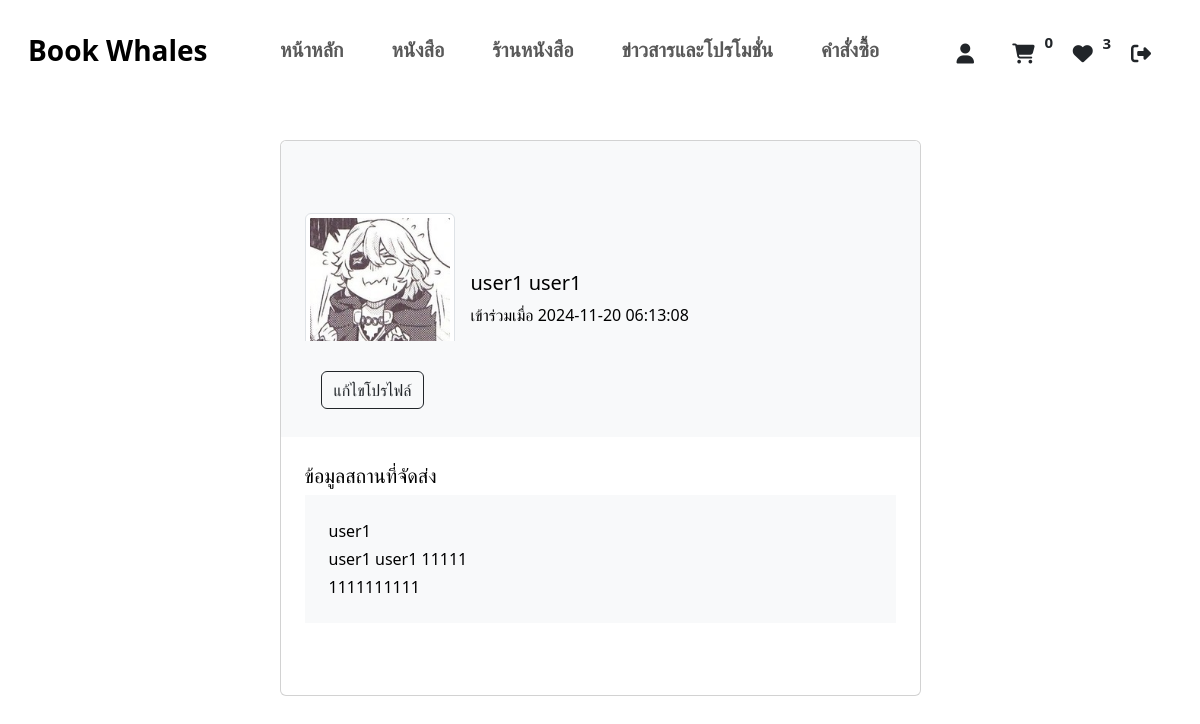
/buyer/userprofile.php (signed in), run on the app's committed database.
### tables this page shows
CREATE TABLE `users` (
  `users_id` int(100) NOT NULL,
  `users_firstname` varchar(50) NOT NULL,
  `users_lastname` varchar(50) NOT NULL,
  `users_email` varchar(50) NOT NULL,
  `users_password` varchar(50) NOT NULL,
  `users_img` varchar(255) NOT NULL,
  `users_province` varchar(30) NOT NULL,
  `users_district` varchar(30) NOT NULL,
  `users_zip` varchar(10) NOT NULL,
  `users_address` varchar(255) NOT NULL,
  `users_mobile` varchar(20) NOT NULL,
  `users_role` varchar(1) NOT NULL,
  `users_created` timestamp NOT NULL DEFAULT current_timestamp() ON UPDATE current_timestamp(),
  `users_permit` int(1) NOT NULL
);

### buyer/userprofile.php (the view, shortened to what this page needs)
<?php
require("dbconnect.php");
$user = $_SESSION["user"];
if (isset($_SESSION['qty'])) {
    $meQty = 0;
    foreach ($_SESSION['qty'] as $meItem) {
        $meQty = $meQty + $meItem;
    }
} else {
    $meQty = 0;
}
?>
<!DOCTYPE html>
<html>
<head>
    <link href="../assets/bootstrap-5.3.0-alpha3-dist/css/bootstrap.css" rel="stylesheet">
    <link href="../assets/fontawesome/css/fontawesome.css" rel="stylesheet">
    <link href="../assets/fontawesome/css/brands.css" rel="stylesheet">
    <link href="../assets/fontawesome/css/solid.css" rel="stylesheet">
</head>
<body>
    <nav class="navbar navbar-expand-sm bg-white mx-3 mt-3">
        <div class="container-fluid">
            <a class="navbar-brand fw-bold fs-3 mb-2" href="#">Book Whales</a>
            <div class="collapse navbar-collapse" id="navbarSupportedContent">
                <ul class="navbar-nav me-auto ms-auto mb-2 mb-lg-0">
                    <li class="nav-item mx-3">
                        <a class="nav-link" href="buyer_index.php">
                            <h5 class="fw-semibold">หน้าหลัก</h5>
                        </a>
                    </li>
                    <li class="nav-item mx-3">
                        <a class="nav-link" href="buyer_books.php">
                            <h5 class="fw-semibold">หนังสือ</h5>
                        </a>
                    </li>
                    <li class="nav-item mx-3">
                        <a class="nav-link" href="buyer_store.php">
                            <h5 class="fw-semibold">ร้านหนังสือ</h5>
                        </a>
                    </li>
                    <li class="nav-item mx-3">
                        <a class="nav-link" href="promotion.php">
                            <h5 class="fw-semibold">ข่าวสารและโปรโมชั่น</h5>
                        </a>
                    </li>
                    <li class="nav-item mx-3">
                        <a class="nav-link" href="buyer_checkout.php">
                            <h5 class="fw-semibold">คำสั่งซื้อ</h5>
                        </a>
                    </li>
                </ul>
                <ul class="navbar-nav d-none d-lg-flex d-xl-flex">
                    <li class="nav-item mx-1">
                        <a href="userprofile.php" class="text-decoration-none">
                            <button class="btn btn-lg">
                                <i class="fa-solid fa-user"></i>
                            </button>
                        </a>
                        <a href="buyer_cart.php" class="text-decoration-none">
                            <button class="btn btn-lg position-relative">
                                <i class="fa-solid fa-cart-shopping"></i><span
                                    class="badge text-dark position-absolute">
                                    <?php echo $meQty; ?>
                                </span>
                            </button>
                        </a>
                        <a href="wishlist.php" class="text-decoration-none">
                            <button class="btn btn-lg">
                                <i class="fa-solid fa-heart"></i><span class="badge text-dark position-absolute mt-3">
                                    <?php
                                    $sql = "SELECT *, COUNT(*) AS wishlistitem FROM books INNER JOIN wishlist ON wishlist.book_id=books.book_id WHERE users_id = '$user'";
                                    $result = mysqli_query($connect, $sql);
                                    $row = $result->fetch_assoc();
                                    echo $row["wishlistitem"];
                                    ?>
                                </span>
                            </button>
                        </a>
                        <form method="post" class="d-inline">
                            <button type="submit" name="logout" class="btn btn-lg">
                                <i class="fa-solid fa-right-from-bracket"></i>
                            </button>
                        </form>
                    </li>
                </ul>
            </div>
        </div>
    </nav>
    <?php
    $user = $_SESSION['user'];
    $sql = "SELECT * FROM users WHERE users_id ='$user'";
    $result = mysqli_query($connect, $sql);
    $row = mysqli_fetch_assoc($result);
    ?>
    <section>
        <div class="container mt-5">
            <div class="row d-flex justify-content-center align-items-center">
                <div class="col col-lg-9 col-xl-7">
                    <div class="card">
                        <div class="rounded-top text-white d-flex flex-row"
                            style="background-color: #f8f9fa; height:200px;">
                            <div class="ms-4 mt-5 d-flex flex-column" style="width: 150px;">
                                <a class="pe-auto" data-bs-toggle="modal" data-bs-target="#exampleModal">
                                    <img src="<?php echo $row['users_img']; ?> "
                                        class="img-fluid img-thumbnail mt-4 mb-2" style="width: 150px; z-index: 1">
                                </a>
                                <a href="useraccount.php" class="" style="z-index: 1;">
                                    <button type="button" class="btn btn-outline-dark ms-3" data-mdb-ripple-color="dark"
                                        data-toggle="modal" data-target="#editModal">
                                        แก้ไขโปรไฟล์
                                    </button>
                                </a>
                            </div>
                            <div class="ms-3" style="margin-top: 130px; color: #000">
                                <h5>
                                    <?php echo $row['users_firstname'] . " " . $row['users_lastname']; ?>
                                </h5>
                                <p>
                                    <?php echo "เข้าร่วมเมื่อ " . $row['users_created']; ?>
                                </p>
                            </div>
                        </div>
                        <div class="p-5 text-black" style="background-color: #f8f9fa;">
                        </div>
                        <div class="card-body p-4 text-black">
                            <div class="mb-5">
                                <p class="lead fw-normal mb-1">ข้อมูลสถานที่จัดส่ง</p>
                                <div class="p-4" style="background-color: #f8f9fa;">
                                    <p class="font-italic mb-1">
                                        <?php echo $row['users_address']; ?>
                                    </p>
                                    <p class="font-italic mb-1">
                                        <?php echo $row['users_district'] . " " . $row['users_province'] . " " . $row['users_zip']; ?>
                                    </p>
                                    <p class="font-italic mb-0">
                                        <?php echo $row['users_mobile']; ?>
                                    </p>
                                </div>
                            </div>
                        </div>
                    </div>
                </div>
            </div>
        </div>
    </section>
</body>
</html>

### data on the page
users: users_img (picture), users_firstname "user1", users_lastname "user1", users_created "2024-11-20 06:13:08", users_address "user1", users_district "user1", users_province "user1", users_zip "11111", users_mobile "1111111111"

### other printed values
$meQty "0"
$row["wishlistitem"] "3"
